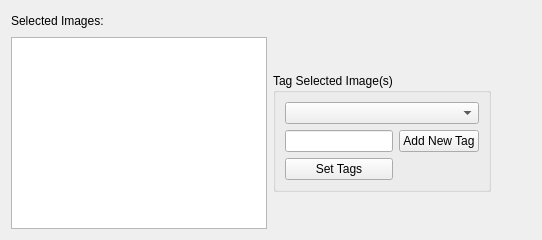
      <widget class="QWidget" name="tab_5">
       <attribute name="title">
        <string>Tag Image(s)</string>
       </attribute>
       <layout class="QGridLayout">
        <item row="0" column="0">
         <widget class="QLabel" name="label_7">
          <property name="text">
           <string>Selected Images:</string>
          </property>
         </widget>
        </item>
        <item row="0" column="2">
         <spacer>
          <property name="orientation">
           <enum>Qt::Horizontal</enum>
          </property>
          <property name="sizeHint" stdset="0">
           <size>
            <width>40</width>
            <height>20</height>
           </size>
          </property>
         </spacer>
        </item>
        <item row="1" column="0">
         <widget class="QListWidget" name="collectionsSelectedImagesListwidget"/>
        </item>
        <item row="1" column="1">
         <widget class="QGroupBox" name="groupBox_9">
          <property name="sizePolicy">
           <sizepolicy hsizetype="Preferred" vsizetype="Fixed">
            <horstretch>0</horstretch>
            <verstretch>0</verstretch>
           </sizepolicy>
          </property>
          <property name="title">
           <string>Tag Selected Image(s)</string>
          </property>
          <layout class="QGridLayout">
           <item row="0" column="0" colspan="2">
            <widget class="multiCombobox" name="collectionsTagImagesCombobox"/>
           </item>
           <item row="1" column="0">
            <widget class="QLineEdit" name="collectionsAddNewTagLineedit">
             <property name="toolTip">
              <string>Type Tag name</string>
             </property>
            </widget>
           </item>
           <item row="1" column="1">
            <widget class="QPushButton" name="collectionsAddNewTagButton">
             <property name="text">
              <string>Add New Tag</string>
             </property>
            </widget>
           </item>
           <item row="2" column="0">
            <widget class="QPushButton" name="collectionsSetTagsButton">
             <property name="text">
              <string>Set Tags</string>
             </property>
            </widget>
           </item>
          </layout>
         </widget>
        </item>
       </layout>
      </widget>
